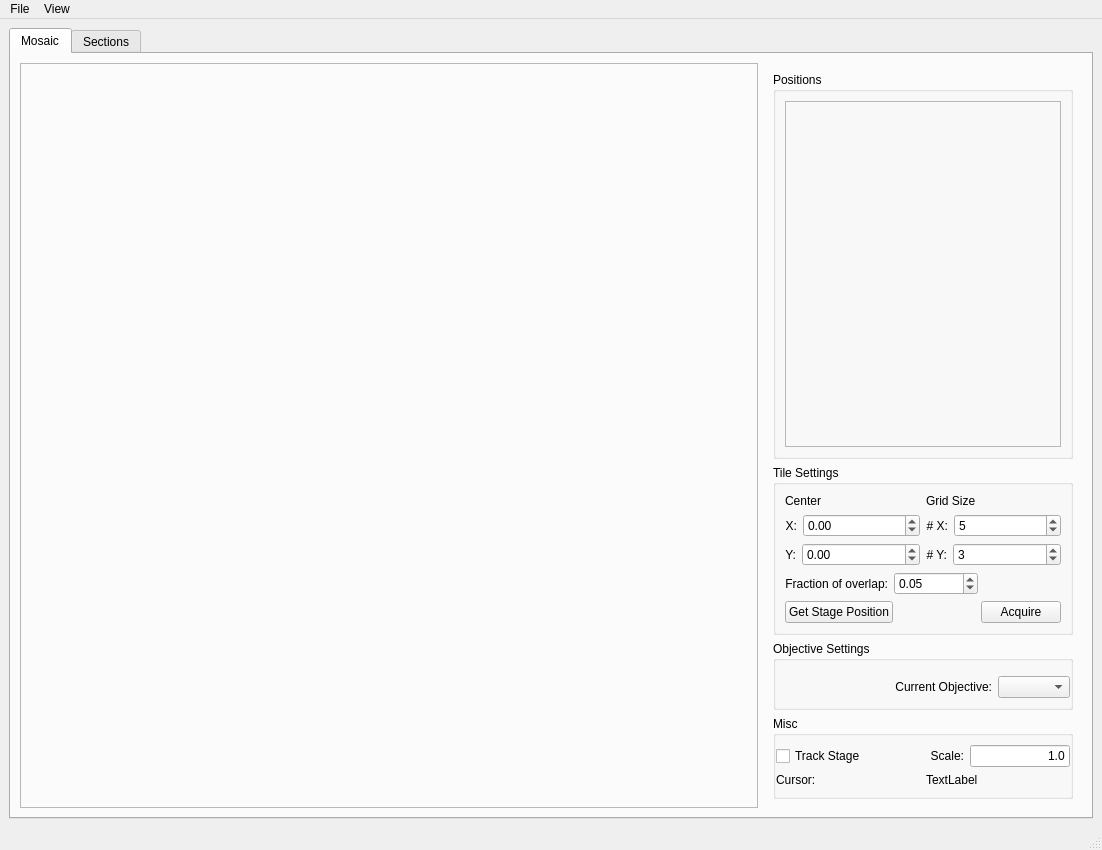
<?xml version="1.0" encoding="UTF-8"?>
<ui version="4.0">
 <class>MainWindow</class>
 <widget class="QMainWindow" name="MainWindow">
  <property name="geometry">
   <rect>
    <x>0</x>
    <y>0</y>
    <width>1102</width>
    <height>850</height>
   </rect>
  </property>
  <property name="windowTitle">
   <string>Steve</string>
  </property>
  <widget class="QWidget" name="centralwidget">
   <layout class="QGridLayout" name="gridLayout_2">
    <item row="0" column="0">
     <widget class="QTabWidget" name="tabWidget">
      <property name="currentIndex">
       <number>0</number>
      </property>
      <widget class="QWidget" name="mosaicTab">
       <attribute name="title">
        <string>Mosaic</string>
       </attribute>
       <layout class="QHBoxLayout" name="horizontalLayout_2">
        <item>
         <widget class="QFrame" name="mosaicFrame">
          <property name="frameShape">
           <enum>QFrame::StyledPanel</enum>
          </property>
          <property name="frameShadow">
           <enum>QFrame::Raised</enum>
          </property>
         </widget>
        </item>
        <item>
         <widget class="QWidget" name="widget" native="true">
          <property name="sizePolicy">
           <sizepolicy hsizetype="Maximum" vsizetype="Preferred">
            <horstretch>0</horstretch>
            <verstretch>0</verstretch>
           </sizepolicy>
          </property>
          <property name="minimumSize">
           <size>
            <width>0</width>
            <height>0</height>
           </size>
          </property>
          <property name="maximumSize">
           <size>
            <width>16777215</width>
            <height>100000</height>
           </size>
          </property>
          <layout class="QVBoxLayout" name="verticalLayout_2">
           <item>
            <widget class="QGroupBox" name="positionsGroupBox">
             <property name="sizePolicy">
              <sizepolicy hsizetype="Preferred" vsizetype="Expanding">
               <horstretch>0</horstretch>
               <verstretch>0</verstretch>
              </sizepolicy>
             </property>
             <property name="minimumSize">
              <size>
               <width>0</width>
               <height>0</height>
              </size>
             </property>
             <property name="maximumSize">
              <size>
               <width>10000</width>
               <height>10000</height>
              </size>
             </property>
             <property name="title">
              <string>Positions</string>
             </property>
             <layout class="QVBoxLayout" name="verticalLayout_4">
              <item>
               <widget class="QFrame" name="positionsFrame">
                <property name="frameShape">
                 <enum>QFrame::StyledPanel</enum>
                </property>
                <property name="frameShadow">
                 <enum>QFrame::Raised</enum>
                </property>
                <zorder>tilesGroupBox</zorder>
               </widget>
              </item>
             </layout>
            </widget>
           </item>
           <item>
            <widget class="QGroupBox" name="tilesGroupBox">
             <property name="minimumSize">
              <size>
               <width>300</width>
               <height>150</height>
              </size>
             </property>
             <property name="maximumSize">
              <size>
               <width>300</width>
               <height>300</height>
              </size>
             </property>
             <property name="title">
              <string>Tile Settings</string>
             </property>
             <layout class="QVBoxLayout" name="verticalLayout_8">
              <item>
               <layout class="QHBoxLayout" name="horizontalLayout_8">
                <item>
                 <layout class="QVBoxLayout" name="verticalLayout_3">
                  <item>
                   <widget class="QLabel" name="startingPositionLabel">
                    <property name="font">
                     <font>
                      <weight>50</weight>
                      <bold>false</bold>
                     </font>
                    </property>
                    <property name="text">
                     <string>Center</string>
                    </property>
                    <property name="alignment">
                     <set>Qt::AlignLeading|Qt::AlignLeft|Qt::AlignVCenter</set>
                    </property>
                   </widget>
                  </item>
                  <item>
                   <layout class="QHBoxLayout" name="horizontalLayout_4">
                    <item>
                     <widget class="QLabel" name="xPosLabel">
                      <property name="text">
                       <string>X:</string>
                      </property>
                      <property name="alignment">
                       <set>Qt::AlignRight|Qt::AlignTrailing|Qt::AlignVCenter</set>
                      </property>
                     </widget>
                    </item>
                    <item>
                     <widget class="QDoubleSpinBox" name="xStartPosSpinBox">
                      <property name="sizePolicy">
                       <sizepolicy hsizetype="MinimumExpanding" vsizetype="Fixed">
                        <horstretch>0</horstretch>
                        <verstretch>0</verstretch>
                       </sizepolicy>
                      </property>
                      <property name="minimum">
                       <double>-50000.000000000000000</double>
                      </property>
                      <property name="maximum">
                       <double>50000.000000000000000</double>
                      </property>
                     </widget>
                    </item>
                   </layout>
                  </item>
                  <item>
                   <layout class="QHBoxLayout" name="horizontalLayout_6">
                    <item>
                     <widget class="QLabel" name="yPosLabel">
                      <property name="text">
                       <string>Y:</string>
                      </property>
                      <property name="alignment">
                       <set>Qt::AlignRight|Qt::AlignTrailing|Qt::AlignVCenter</set>
                      </property>
                     </widget>
                    </item>
                    <item>
                     <widget class="QDoubleSpinBox" name="yStartPosSpinBox">
                      <property name="sizePolicy">
                       <sizepolicy hsizetype="MinimumExpanding" vsizetype="Fixed">
                        <horstretch>0</horstretch>
                        <verstretch>0</verstretch>
                       </sizepolicy>
                      </property>
                      <property name="minimum">
                       <double>-50000.000000000000000</double>
                      </property>
                      <property name="maximum">
                       <double>500000.000000000000000</double>
                      </property>
                     </widget>
                    </item>
                   </layout>
                  </item>
                 </layout>
                </item>
                <item>
                 <layout class="QVBoxLayout" name="verticalLayout_7">
                  <item>
                   <widget class="QLabel" name="gridDimLabel">
                    <property name="font">
                     <font>
                      <weight>50</weight>
                      <bold>false</bold>
                     </font>
                    </property>
                    <property name="text">
                     <string>Grid Size</string>
                    </property>
                    <property name="alignment">
                     <set>Qt::AlignLeading|Qt::AlignLeft|Qt::AlignVCenter</set>
                    </property>
                   </widget>
                  </item>
                  <item>
                   <layout class="QHBoxLayout" name="horizontalLayout_5">
                    <item>
                     <widget class="QLabel" name="numXLabel">
                      <property name="text">
                       <string># X:</string>
                      </property>
                      <property name="alignment">
                       <set>Qt::AlignRight|Qt::AlignTrailing|Qt::AlignVCenter</set>
                      </property>
                     </widget>
                    </item>
                    <item>
                     <widget class="QSpinBox" name="xSpinBox">
                      <property name="sizePolicy">
                       <sizepolicy hsizetype="MinimumExpanding" vsizetype="Fixed">
                        <horstretch>0</horstretch>
                        <verstretch>0</verstretch>
                       </sizepolicy>
                      </property>
                      <property name="minimum">
                       <number>1</number>
                      </property>
                      <property name="value">
                       <number>5</number>
                      </property>
                     </widget>
                    </item>
                   </layout>
                  </item>
                  <item>
                   <layout class="QHBoxLayout" name="horizontalLayout_7">
                    <item>
                     <widget class="QLabel" name="numYLabel">
                      <property name="text">
                       <string># Y:</string>
                      </property>
                      <property name="alignment">
                       <set>Qt::AlignRight|Qt::AlignTrailing|Qt::AlignVCenter</set>
                      </property>
                     </widget>
                    </item>
                    <item>
                     <widget class="QSpinBox" name="ySpinBox">
                      <property name="sizePolicy">
                       <sizepolicy hsizetype="MinimumExpanding" vsizetype="Fixed">
                        <horstretch>0</horstretch>
                        <verstretch>0</verstretch>
                       </sizepolicy>
                      </property>
                      <property name="minimum">
                       <number>1</number>
                      </property>
                      <property name="value">
                       <number>3</number>
                      </property>
                     </widget>
                    </item>
                   </layout>
                  </item>
                 </layout>
                </item>
               </layout>
              </item>
              <item>
               <layout class="QHBoxLayout" name="horizontalLayout_11">
                <item>
                 <widget class="QLabel" name="foverlapLabel">
                  <property name="text">
                   <string>Fraction of overlap:</string>
                  </property>
                  <property name="alignment">
                   <set>Qt::AlignRight|Qt::AlignTrailing|Qt::AlignVCenter</set>
                  </property>
                 </widget>
                </item>
                <item>
                 <widget class="QDoubleSpinBox" name="foverlapSpinBox">
                  <property name="sizePolicy">
                   <sizepolicy hsizetype="MinimumExpanding" vsizetype="Fixed">
                    <horstretch>0</horstretch>
                    <verstretch>0</verstretch>
                   </sizepolicy>
                  </property>
                  <property name="minimum">
                   <double>0.000000000000000</double>
                  </property>
                  <property name="maximum">
                   <double>1.000000000000000</double>
                  </property>
                  <property name="singleStep">
                   <double>0.010000000000000</double>
                  </property>
                  <property name="value">
                   <double>0.050000000000000</double>
                  </property>
                 </widget>
                </item>
                <item>
                 <spacer name="horizontalSpacer_3">
                  <property name="orientation">
                   <enum>Qt::Horizontal</enum>
                  </property>
                  <property name="sizeHint" stdset="0">
                   <size>
                    <width>40</width>
                    <height>20</height>
                   </size>
                  </property>
                 </spacer>
                </item>
               </layout>
              </item>
              <item>
               <layout class="QHBoxLayout" name="horizontalLayout_10">
                <item>
                 <widget class="QPushButton" name="getStagePosButton">
                  <property name="maximumSize">
                   <size>
                    <width>150</width>
                    <height>16777215</height>
                   </size>
                  </property>
                  <property name="text">
                   <string>Get Stage Position</string>
                  </property>
                 </widget>
                </item>
                <item>
                 <spacer name="horizontalSpacer_2">
                  <property name="orientation">
                   <enum>Qt::Horizontal</enum>
                  </property>
                  <property name="sizeHint" stdset="0">
                   <size>
                    <width>40</width>
                    <height>20</height>
                   </size>
                  </property>
                 </spacer>
                </item>
                <item>
                 <widget class="QPushButton" name="imageGridButton">
                  <property name="maximumSize">
                   <size>
                    <width>150</width>
                    <height>16777215</height>
                   </size>
                  </property>
                  <property name="text">
                   <string>Acquire</string>
                  </property>
                 </widget>
                </item>
               </layout>
              </item>
             </layout>
            </widget>
           </item>
           <item>
            <widget class="QGroupBox" name="objectivesGroupBox">
             <property name="minimumSize">
              <size>
               <width>250</width>
               <height>50</height>
              </size>
             </property>
             <property name="maximumSize">
              <size>
               <width>300</width>
               <height>300</height>
              </size>
             </property>
             <property name="title">
              <string>Objective Settings</string>
             </property>
             <layout class="QGridLayout" name="gridLayout_4">
              <property name="leftMargin">
               <number>0</number>
              </property>
              <property name="topMargin">
               <number>9</number>
              </property>
              <property name="rightMargin">
               <number>0</number>
              </property>
              <item row="0" column="1" colspan="2">
               <widget class="QFrame" name="objectivesFrame">
                <property name="frameShape">
                 <enum>QFrame::StyledPanel</enum>
                </property>
                <property name="frameShadow">
                 <enum>QFrame::Raised</enum>
                </property>
               </widget>
              </item>
              <item row="2" column="2">
               <widget class="QComboBox" name="magComboBox">
                <property name="sizePolicy">
                 <sizepolicy hsizetype="Fixed" vsizetype="Fixed">
                  <horstretch>0</horstretch>
                  <verstretch>0</verstretch>
                 </sizepolicy>
                </property>
                <property name="focusPolicy">
                 <enum>Qt::ClickFocus</enum>
                </property>
                <property name="editable">
                 <bool>false</bool>
                </property>
               </widget>
              </item>
              <item row="2" column="1">
               <widget class="QLabel" name="objectiveLabel">
                <property name="text">
                 <string>Current Objective:</string>
                </property>
                <property name="alignment">
                 <set>Qt::AlignRight|Qt::AlignTrailing|Qt::AlignVCenter</set>
                </property>
               </widget>
              </item>
              <item row="2" column="0">
               <spacer name="horizontalSpacer">
                <property name="orientation">
                 <enum>Qt::Horizontal</enum>
                </property>
                <property name="sizeHint" stdset="0">
                 <size>
                  <width>40</width>
                  <height>20</height>
                 </size>
                </property>
               </spacer>
              </item>
             </layout>
            </widget>
           </item>
           <item>
            <widget class="QGroupBox" name="groupBox_2">
             <property name="minimumSize">
              <size>
               <width>0</width>
               <height>20</height>
              </size>
             </property>
             <property name="title">
              <string>Misc</string>
             </property>
             <layout class="QVBoxLayout" name="verticalLayout">
              <property name="leftMargin">
               <number>0</number>
              </property>
              <property name="rightMargin">
               <number>0</number>
              </property>
              <item>
               <layout class="QHBoxLayout" name="horizontalLayout">
                <item>
                 <widget class="QCheckBox" name="trackStageCheckBox">
                  <property name="text">
                   <string>Track Stage</string>
                  </property>
                 </widget>
                </item>
                <item>
                 <widget class="QLabel" name="scaleLabel">
                  <property name="text">
                   <string>Scale:</string>
                  </property>
                  <property name="alignment">
                   <set>Qt::AlignRight|Qt::AlignTrailing|Qt::AlignVCenter</set>
                  </property>
                 </widget>
                </item>
                <item>
                 <widget class="QLineEdit" name="scaleLineEdit">
                  <property name="sizePolicy">
                   <sizepolicy hsizetype="Preferred" vsizetype="Fixed">
                    <horstretch>0</horstretch>
                    <verstretch>0</verstretch>
                   </sizepolicy>
                  </property>
                  <property name="maximumSize">
                   <size>
                    <width>100</width>
                    <height>16777215</height>
                   </size>
                  </property>
                  <property name="text">
                   <string>1.0</string>
                  </property>
                  <property name="alignment">
                   <set>Qt::AlignRight|Qt::AlignTrailing|Qt::AlignVCenter</set>
                  </property>
                 </widget>
                </item>
               </layout>
              </item>
              <item>
               <layout class="QHBoxLayout" name="horizontalLayout_9">
                <item>
                 <widget class="QLabel" name="cursorPosition">
                  <property name="sizePolicy">
                   <sizepolicy hsizetype="Preferred" vsizetype="Fixed">
                    <horstretch>0</horstretch>
                    <verstretch>0</verstretch>
                   </sizepolicy>
                  </property>
                  <property name="text">
                   <string>Cursor:</string>
                  </property>
                  <property name="alignment">
                   <set>Qt::AlignLeading|Qt::AlignLeft|Qt::AlignVCenter</set>
                  </property>
                 </widget>
                </item>
                <item>
                 <widget class="QLabel" name="mosaicLabel">
                  <property name="sizePolicy">
                   <sizepolicy hsizetype="Preferred" vsizetype="Fixed">
                    <horstretch>0</horstretch>
                    <verstretch>0</verstretch>
                   </sizepolicy>
                  </property>
                  <property name="text">
                   <string>TextLabel</string>
                  </property>
                  <property name="alignment">
                   <set>Qt::AlignLeading|Qt::AlignLeft|Qt::AlignVCenter</set>
                  </property>
                 </widget>
                </item>
               </layout>
              </item>
             </layout>
            </widget>
           </item>
          </layout>
         </widget>
        </item>
       </layout>
      </widget>
      <widget class="QWidget" name="sectionsTab">
       <attribute name="title">
        <string>Sections</string>
       </attribute>
       <layout class="QHBoxLayout" name="horizontalLayout_3">
        <item>
         <widget class="QFrame" name="sectionsDisplayFrame">
          <property name="frameShape">
           <enum>QFrame::StyledPanel</enum>
          </property>
          <property name="frameShadow">
           <enum>QFrame::Raised</enum>
          </property>
         </widget>
        </item>
        <item>
         <widget class="QWidget" name="sectionsWidget" native="true">
          <property name="minimumSize">
           <size>
            <width>0</width>
            <height>0</height>
           </size>
          </property>
          <property name="maximumSize">
           <size>
            <width>300</width>
            <height>16777215</height>
           </size>
          </property>
          <layout class="QVBoxLayout" name="verticalLayout_5">
           <item>
            <widget class="QGroupBox" name="sectionsGroupBox">
             <property name="maximumSize">
              <size>
               <width>100000</width>
               <height>16777215</height>
              </size>
             </property>
             <property name="title">
              <string>Sections</string>
             </property>
             <layout class="QVBoxLayout" name="verticalLayout_6">
              <item>
               <widget class="QScrollArea" name="sectionsScrollArea">
                <property name="sizePolicy">
                 <sizepolicy hsizetype="Preferred" vsizetype="Preferred">
                  <horstretch>0</horstretch>
                  <verstretch>0</verstretch>
                 </sizepolicy>
                </property>
                <property name="widgetResizable">
                 <bool>true</bool>
                </property>
                <widget class="QWidget" name="scrollAreaWidgetContents_2">
                 <property name="geometry">
                  <rect>
                   <x>0</x>
                   <y>0</y>
                   <width>252</width>
                   <height>535</height>
                  </rect>
                 </property>
                </widget>
               </widget>
              </item>
             </layout>
            </widget>
           </item>
           <item>
            <widget class="QGroupBox" name="sectionViewSettingsGroupBox">
             <property name="maximumSize">
              <size>
               <width>16777215</width>
               <height>120</height>
              </size>
             </property>
             <property name="title">
              <string>Section View Settings</string>
             </property>
             <layout class="QGridLayout" name="gridLayout">
              <item row="1" column="0">
               <widget class="QLabel" name="thresholdLabel">
                <property name="text">
                 <string>Threshold</string>
                </property>
               </widget>
              </item>
              <item row="4" column="1">
               <widget class="QSlider" name="foregroundOpacitySlider">
                <property name="sizePolicy">
                 <sizepolicy hsizetype="Preferred" vsizetype="Preferred">
                  <horstretch>0</horstretch>
                  <verstretch>0</verstretch>
                 </sizepolicy>
                </property>
                <property name="maximum">
                 <number>100</number>
                </property>
                <property name="value">
                 <number>50</number>
                </property>
                <property name="orientation">
                 <enum>Qt::Horizontal</enum>
                </property>
               </widget>
              </item>
              <item row="0" column="0">
               <widget class="QCheckBox" name="moveAllSectionsCheckBox">
                <property name="text">
                 <string>Move All Sections</string>
                </property>
               </widget>
              </item>
              <item row="4" column="0">
               <widget class="QLabel" name="foregroundOpacityLabel">
                <property name="text">
                 <string>Section Opacity</string>
                </property>
               </widget>
              </item>
              <item row="0" column="1">
               <widget class="QCheckBox" name="showFeaturesCheckBox">
                <property name="text">
                 <string>Show Features</string>
                </property>
               </widget>
              </item>
              <item row="2" column="0">
               <widget class="QLabel" name="backgroundLabel">
                <property name="text">
                 <string>Background Type</string>
                </property>
               </widget>
              </item>
              <item row="2" column="1">
               <widget class="QComboBox" name="backgroundComboBox">
                <item>
                 <property name="text">
                  <string>Mean</string>
                 </property>
                </item>
               </widget>
              </item>
              <item row="1" column="1">
               <widget class="QSlider" name="thresholdSlider">
                <property name="sizePolicy">
                 <sizepolicy hsizetype="Preferred" vsizetype="Preferred">
                  <horstretch>0</horstretch>
                  <verstretch>0</verstretch>
                 </sizepolicy>
                </property>
                <property name="maximum">
                 <number>100</number>
                </property>
                <property name="value">
                 <number>50</number>
                </property>
                <property name="orientation">
                 <enum>Qt::Horizontal</enum>
                </property>
               </widget>
              </item>
             </layout>
            </widget>
           </item>
          </layout>
         </widget>
        </item>
       </layout>
      </widget>
     </widget>
    </item>
   </layout>
  </widget>
  <widget class="QMenuBar" name="menubar">
   <property name="geometry">
    <rect>
     <x>0</x>
     <y>0</y>
     <width>1102</width>
     <height>26</height>
    </rect>
   </property>
   <widget class="QMenu" name="menuFile">
    <property name="title">
     <string>File</string>
    </property>
    <addaction name="actionSet_Working_Directory"/>
    <addaction name="separator"/>
    <addaction name="actionDelete_Images"/>
    <addaction name="actionLoad_Dax"/>
    <addaction name="actionLoad_Mosaic"/>
    <addaction name="actionLoad_Positions"/>
    <addaction name="actionSave_Mosaic"/>
    <addaction name="actionSave_Positions"/>
    <addaction name="actionSave_Snapshot"/>
    <addaction name="separator"/>
    <addaction name="actionQuit"/>
   </widget>
   <widget class="QMenu" name="menuView">
    <property name="title">
     <string>View</string>
    </property>
    <addaction name="actionAdjust_Contrast"/>
    <addaction name="actionQuadView"/>
   </widget>
   <addaction name="menuFile"/>
   <addaction name="menuView"/>
  </widget>
  <widget class="QStatusBar" name="statusbar"/>
  <action name="actionQuit">
   <property name="text">
    <string>Quit (Ctrl+Q)</string>
   </property>
   <property name="shortcut">
    <string>Ctrl+Q</string>
   </property>
  </action>
  <action name="actionConnect">
   <property name="text">
    <string>Connect</string>
   </property>
  </action>
  <action name="actionDisconnect">
   <property name="text">
    <string>Disconnect</string>
   </property>
  </action>
  <action name="actionSave_Positions">
   <property name="text">
    <string>Save Positions</string>
   </property>
   <property name="shortcut">
    <string>Ctrl+T</string>
   </property>
  </action>
  <action name="actionSave_Mosaic">
   <property name="text">
    <string>Save Mosaic</string>
   </property>
   <property name="shortcut">
    <string>Ctrl+S</string>
   </property>
  </action>
  <action name="actionSet_Working_Directory">
   <property name="text">
    <string>Set Working Directory</string>
   </property>
  </action>
  <action name="actionLoad_Mosaic">
   <property name="text">
    <string>Load Mosaic</string>
   </property>
   <property name="shortcut">
    <string>Ctrl+M</string>
   </property>
  </action>
  <action name="actionDelete_Images">
   <property name="text">
    <string>Delete Images</string>
   </property>
   <property name="shortcut">
    <string>Ctrl+D</string>
   </property>
  </action>
  <action name="actionLoad_Positions">
   <property name="text">
    <string>Load Positions</string>
   </property>
   <property name="shortcut">
    <string>Ctrl+P</string>
   </property>
  </action>
  <action name="actionSave_Snapshot">
   <property name="text">
    <string>Save Snapshot</string>
   </property>
   <property name="shortcut">
    <string>Ctrl+I</string>
   </property>
  </action>
  <action name="actionLoad_Dax">
   <property name="text">
    <string>Load Dax</string>
   </property>
   <property name="shortcut">
    <string>Ctrl+L</string>
   </property>
  </action>
  <action name="actionLoad_Dax_By_Pattern">
   <property name="text">
    <string>Load Dax By Pattern</string>
   </property>
  </action>
  <action name="actionAdjust_Contrast">
   <property name="text">
    <string>Adjust Contrast (Ctrl+C)</string>
   </property>
   <property name="shortcut">
    <string>Ctrl+C</string>
   </property>
  </action>
  <action name="actionQuadView">
   <property name="text">
    <string>QuadView</string>
   </property>
  </action>
 </widget>
 <tabstops>
  <tabstop>xStartPosSpinBox</tabstop>
  <tabstop>yStartPosSpinBox</tabstop>
  <tabstop>xSpinBox</tabstop>
  <tabstop>ySpinBox</tabstop>
  <tabstop>tabWidget</tabstop>
  <tabstop>foregroundOpacitySlider</tabstop>
  <tabstop>backgroundComboBox</tabstop>
  <tabstop>thresholdSlider</tabstop>
  <tabstop>showFeaturesCheckBox</tabstop>
  <tabstop>moveAllSectionsCheckBox</tabstop>
  <tabstop>sectionsScrollArea</tabstop>
 </tabstops>
 <resources/>
 <connections/>
</ui>
